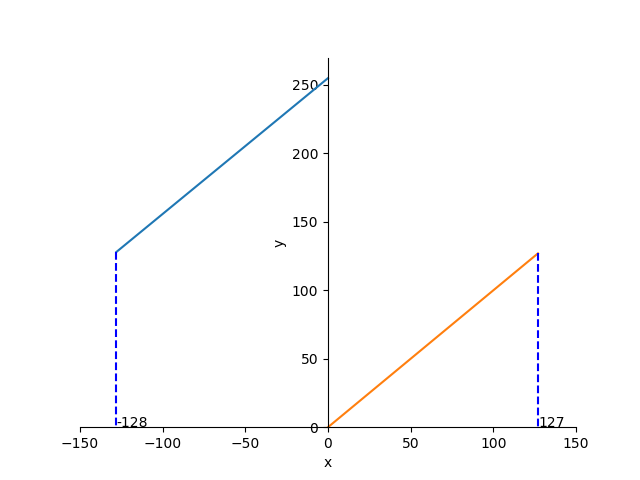

Here is the Python script that generated this plot:
import matplotlib.pyplot as plt
import numpy as np

plt.axis([-150,150,0,270])
plt.xlabel("x")
plt.ylabel("y")

#先把右边和上边的边界设置为不可见
ax=plt.gca()
ax.spines['right'].set_color('none')
ax.spines['top'].set_color('none')

#然后把下边界和左边界移动到0点
ax.xaxis.set_ticks_position('bottom')
ax.spines['bottom'].set_position(('data',0))
ax.yaxis.set_ticks_position('left')
ax.spines['left'].set_position(('data',0))

plt.plot([-128,0],[128,255])
plt.plot([0,127],[0,127])

plt.plot([-128,-128],[128,0],'b--')
plt.plot([127,127],[127,0],'b--')
plt.text(-128, 0,'-128')
plt.text(127, 0,'127')


plt.show()
